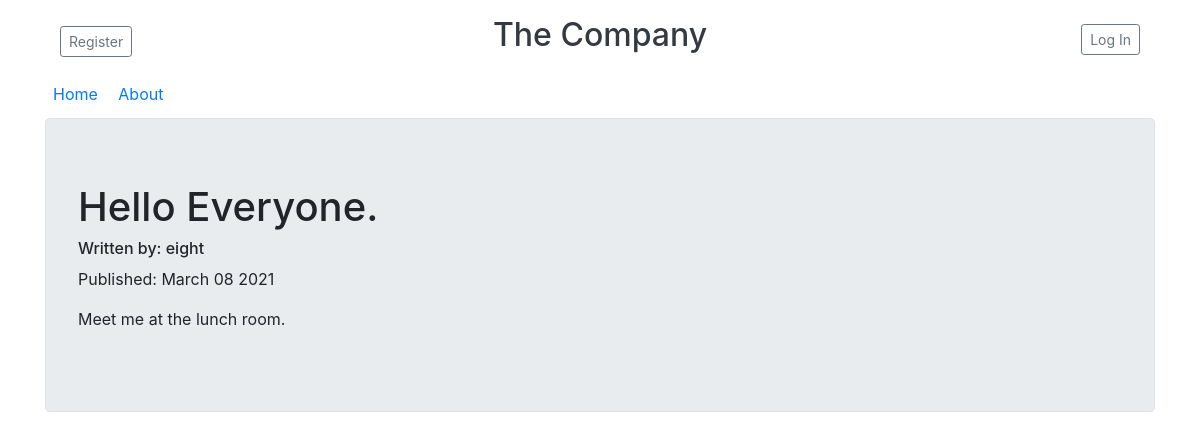
Page /11 on the committed database.
### company_blog/models.py (models this page shows, shortened)
class BlogPost(db.Model):
    id = db.Column(db.Integer, primary_key=True)
    user_id = db.Column(db.Integer, db.ForeignKey('users.id'), nullable=False)
    date = db.Column(db.DateTime, nullable=False, default=datetime.utcnow)
    title = db.Column(db.String(140), nullable=False)
    text = db.Column(db.Text, nullable=False)
    users = db.relationship(User)

class User(db.Model, UserMixin):
    __tablename__ = 'users'
    id = db.Column(db.Integer, primary_key=True)
    profile_image = db.Column(db.String(128), nullable=False, default='default_profile.png')
    email = db.Column(db.String(64), unique=True, index=True)
    username = db.Column(db.String(64), unique=True, index=True)
    password_hash = db.Column(db.String(128))
    posts = db.relationship('BlogPost', backref='author', lazy=True)

### company_blog/blog_posts/views.py (the view)
@blog_posts.route('/<int:blog_post_id>')
def blog_post(blog_post_id):
    blog_post = BlogPost.query.get_or_404(blog_post_id)
    return render_template('blog_post.html', title=blog_post.title, date=blog_post.date, post=blog_post)

### company_blog/templates/blog_post.html (shortened to what this page needs)
{% extends "base.html" %}
{% block content %}
<div class="jumbotron border">
  <h1>{{post.title}}</h1>
  <h6>Written by: {{post.author.username}}</h6>
  <p>Published: {{post.date.strftime('%B %d %Y')}}<p>
  <p>{{post.text}}</p>
</div>
{% endblock content %}

### rows in the picture
BlogPost: title "Hello Everyone.", date "March 08 2021", text "Meet me at the lunch room."
User: author.username "eight"
